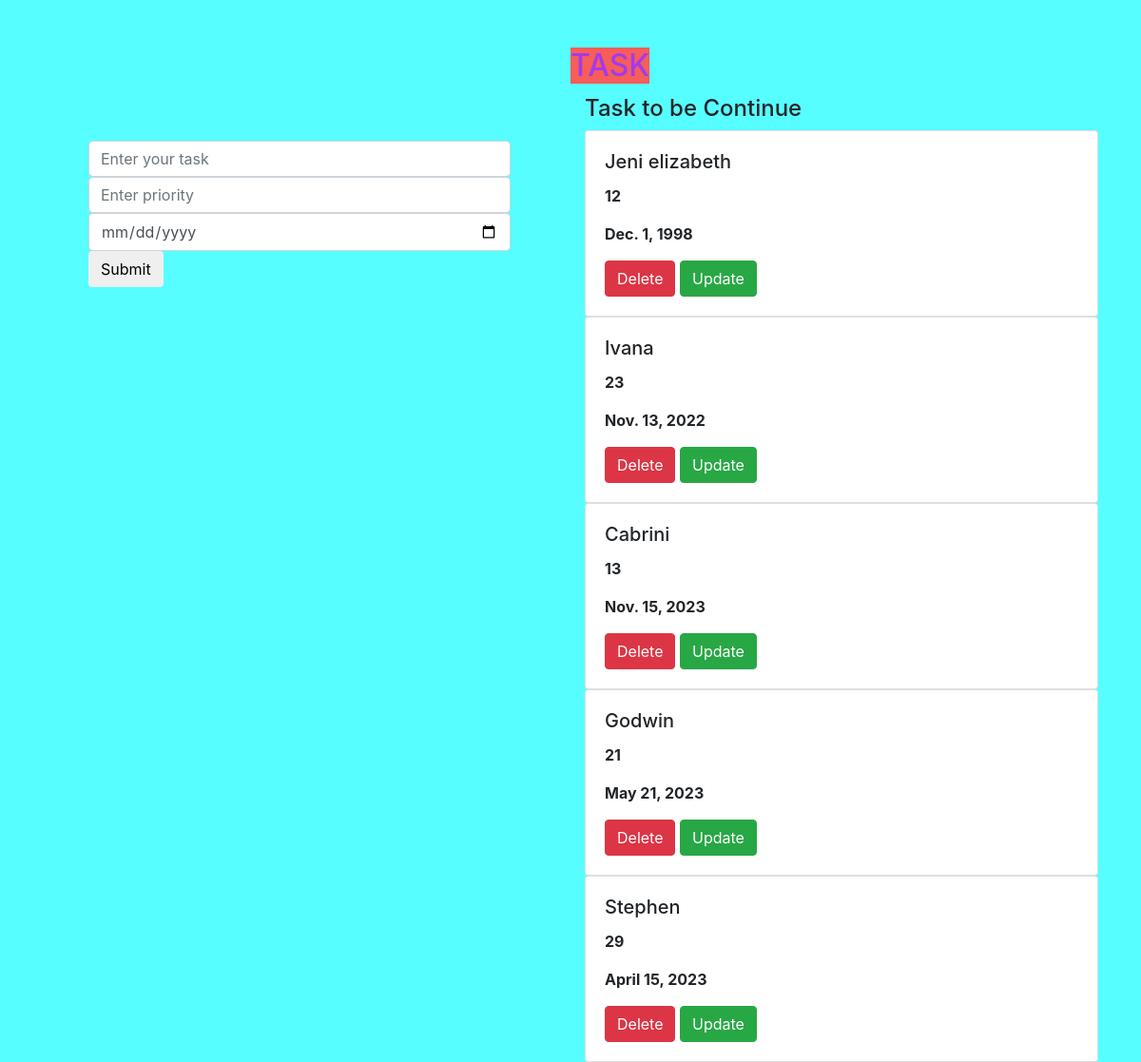
The page / on the database its author committed.
### todo/models.py (models this page shows, shortened)
class Task(models.Model):
    Name = models.CharField(max_length=250)
    Priority = models.IntegerField()
    Date=models.DateField()

### todo/views.py (the view, shortened to what this page needs)
# urls.py: path('',views.first_task,name='first_task'),
def first_task(request):
    task1 = Task.objects.all()
    return render(request, 'task.html', {'task': task1})

### templates/task.html (shortened to what this page needs)
{% extends 'base.html' %}
{% block body %}
<body style="background-color:#57FEFF;">
<div class="container-fluid">
    <div class="row">
        <div class="col-md-12">
            <div class="banner">
                <div class="banner-text">
                    <h2 style="background-color:#F75D59;text-align:center;">TASK</h2>
                </div>
            </div>
            </div>
        </div>
</div>
<div class="container">
    <div class="row">
        <div class="col-md-6">
       <form method="POST" class="p-5 shadow">
    <input type="text" class="form-control" name="task" placeholder="Enter your task">
    <input type="text" class="form-control" name="priority" placeholder="Enter priority">
           <input type="date" class="form-control" name="date" placeholder="Enter your date">
         <input type="submit" class="btn btn-outline-primary-">
    </div>
        <div class="col-md-6">
            <h4>Task to be Continue</h4>
            {% for i in task %}
            <div class="shadow card">
                <div class="card-body">
                    <h5 class="card-title">{{i.Name}}</h5>
                    <p><b> {{i.Priority}}</b></p>
                    <p><b>{{i.Date}}</b></p>
                    <a class="btn btn-danger" href="{% url 'delete' i.id %}">Delete</a>
                    <a class="btn btn-success" href="{% url 'update' i.id %}">Update</a>
                </div>
            </div>
            {% endfor %}
        </div>
    </div>
</div>
{% endblock %}

### templates/base.html (shortened to what this page needs)
{% load static %}
<!DOCTYPE html>
<html lang="en">
<head>
</head>
<body>
<link rel="stylesheet" href="https://cdn.jsdelivr.net/npm/bootstrap@4.0.0/dist/css/bootstrap.min.css">
<link rel="stylesheet" href="https://cdn.jsdelivr.net/npm/bootstrap@4.0.0/dist/css/bootstrap.min.css">
<link rel="stylesheet" href= "{% static 'style.css'%}">
{% block body %}
{% endblock %}
</body>
</html>

### static/style.css (style rules this page uses)
.banner { color:#A23BEC; width:50%; height:100px; margin-bottom;50px; }
.banner-text { top:50%; left:50%; position:absolute; transform:transform; }

### rows shown on the page
Task: Name "Jeni elizabeth", Priority "12", Date "Dec. 1, 1998"
Task: Name "Ivana", Priority "23", Date "Nov. 13, 2022"
Task: Name "Cabrini", Priority "13", Date "Nov. 15, 2023"
Task: Name "Godwin", Priority "21", Date "May 21, 2023"
Task: Name "Stephen", Priority "29", Date "April 15, 2023"
